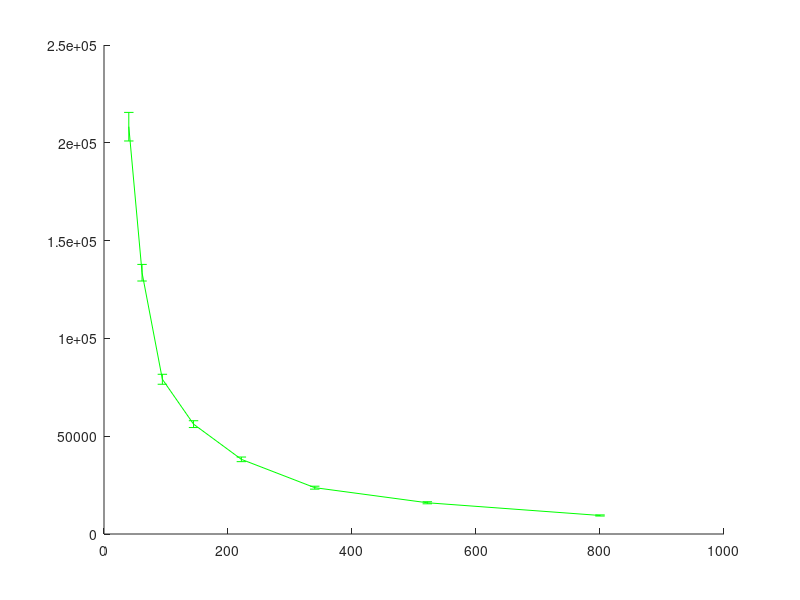

This figure's MATLAB source: (Note: this script raises an error after producing the figure.)
clc
clear all
close all

nSamples = [40 61.36509618537565 94.1418757460101 144.42563150563976 221.56731922443 339.9124963935743 521.4690758950713 799.9999999999999];
mcEse = [208242.1031654711 133585.26156328808 79111.18997810346 56169.91656785763 38170.84372292873 23690.72873572781 15972.934662111893 9474.74065646573];
mcEim = [7305.817100729906 4242.640604544245 2549.041724630441 1743.0474956125931 1182.3274878705547 750.781398759121 530.6792195451641 287.71478969267685];
fitEse = [203378.8165357968 132050.18058356654 78081.020039447 56255.20094841222 38119.01958066936 23649.985253321483 15980.631196670654 9473.349489347982];
fitEim = [6917.801763706064 4195.566201556408 2512.5406663849653 1744.2072244332983 1183.200749074505 749.2304315213356 530.5111241682708 287.705923189832];
stackMCEse = [347035.9099391628 224656.05344014431 108063.14745427825 65508.86333913394 42678.30493170218 24752.55273017943 16486.210053260842 9766.783955576038];
stackMCEim = [12436.897690309956 6975.398153849134 3562.6428870064587 2111.0602431935517 1328.2612203141873 793.3598382579758 553.6602773357534 297.12974610583734];
lhcEse = [401401.0505745774 151894.33938810212 95438.527753207 60130.63723752681 35721.06495651887 24245.57620284954 15478.863254105663 10170.439338116114];
lhcEim = [13018.239632156243 4836.389031568989 3039.975519153802 1843.7443844513602 1132.4745858290341 751.6004564822388 499.3193408840918 336.137524914034];
indEse = [1.6073089559656437e+06 413510.77977993776 197707.80390169666 102010.51545655484 64846.33206123711 37812.96462369385 22897.073735158374 14964.875098080054];
indEim = [51815.92890046743 13294.254856563462 6272.249011419187 3275.2322716818585 1963.2539220297701 1197.4151002413364 699.3228892203939 439.68962080273724];

labelFontSize = 16;
lineWidth = 2;
ax = [30 1000 5000 3e6];

figure
hold all
errorbar(nSamples, mcEse, mcEim, 'g','LineWidth', lineWidth)
errorbar(nSamples, fitEse,fitEim, 'r','LineWidth', lineWidth)
errorbar(nSamples, stackMCEse, stackMCEim, 'b','LineWidth', lineWidth)
legend('MC','Polynomial','StackMC')
set(gca, 'XScale','log')
set(gca, 'YScale','log')
set(gca,'FontSize',14)
xlabel('Number of Samples','FontSize',labelFontSize)
ylabel('Expected Squared Error','FontSize',labelFontSize)
axis(ax)

figure
hold all
errorbar(nSamples, mcEse, mcEim, 'g','LineWidth', lineWidth)
errorbar(nSamples, fitEse,fitEim, 'r','LineWidth', lineWidth)
errorbar(nSamples, stackMCEse, stackMCEim, 'b','LineWidth', lineWidth)
errorbar(nSamples, indEse, indEim,'c','LineWidth', lineWidth)
legend('MC','Polynomial','StackMC','Independent Correction')
set(gca, 'XScale','log')
set(gca, 'YScale','log')
set(gca,'FontSize',14)
xlabel('Number of Samples','FontSize',labelFontSize)
ylabel('Expected Squared Error','FontSize',labelFontSize)
axis(ax)

figure
hold all
errorbar(nSamples, mcEse, mcEim, 'g','LineWidth', lineWidth)
errorbar(nSamples, fitEse,fitEim, 'r','LineWidth', lineWidth)
errorbar(nSamples, stackMCEse, stackMCEim, 'b','LineWidth', lineWidth)
errorbar(nSamples, lhcEse, lhcEim,'c','LineWidth', lineWidth)
legend('MC','Polynomial','StackMC','Latin Hypercube Correction')
set(gca, 'XScale','log')
set(gca, 'YScale','log')
set(gca,'FontSize',14)
xlabel('Number of Samples','FontSize',labelFontSize)
ylabel('Expected Squared Error','FontSize',labelFontSize)
axis(ax)
